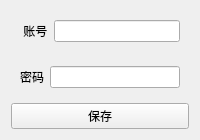
              <widget class="QWidget" name="page_account_password_key">
               <layout class="QVBoxLayout" name="verticalLayout_12">
                <item>
                 <widget class="QWidget" name="widget_14" native="true">
                  <property name="maximumSize">
                   <size>
                    <width>16777215</width>
                    <height>40</height>
                   </size>
                  </property>
                  <layout class="QHBoxLayout" name="horizontalLayout_21">
                   <item>
                    <widget class="QLabel" name="label_6">
                     <property name="text">
                      <string> 账号</string>
                     </property>
                    </widget>
                   </item>
                   <item>
                    <widget class="QLineEdit" name="lineEdit_ap_account_key"/>
                   </item>
                  </layout>
                 </widget>
                </item>
                <item>
                 <widget class="QWidget" name="widget_15" native="true">
                  <property name="maximumSize">
                   <size>
                    <width>16777215</width>
                    <height>40</height>
                   </size>
                  </property>
                  <layout class="QHBoxLayout" name="horizontalLayout_22">
                   <item>
                    <widget class="QLabel" name="label_7">
                     <property name="text">
                      <string>密码</string>
                     </property>
                    </widget>
                   </item>
                   <item>
                    <widget class="QLineEdit" name="lineEdit_ap_password_key">
                     <property name="echoMode">
                      <enum>QLineEdit::Password</enum>
                     </property>
                    </widget>
                   </item>
                  </layout>
                 </widget>
                </item>
                <item>
                 <widget class="QPushButton" name="pushButton_save_account_password_key">
                  <property name="text">
                   <string>保存</string>
                  </property>
                 </widget>
                </item>
               </layout>
              </widget>
